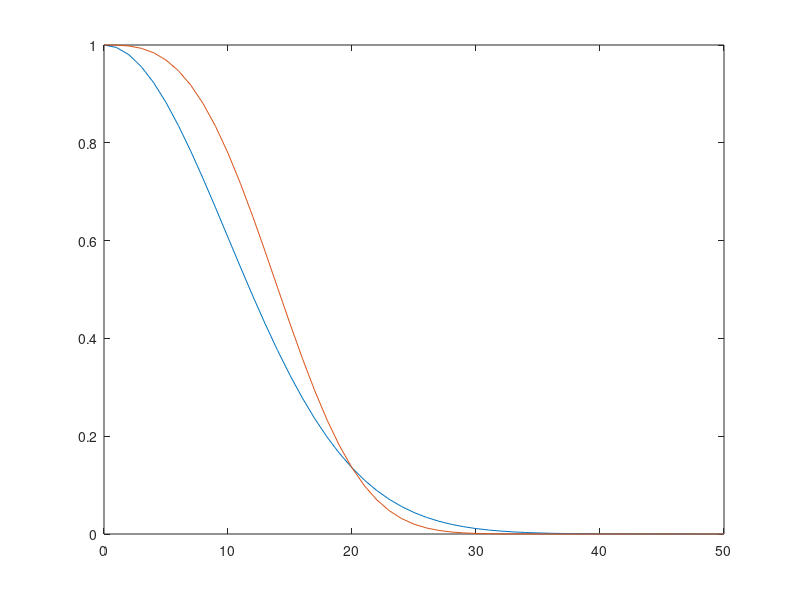

The MATLAB source for this figure:
% a=0.005, x^2
% a=0.0002, abs(x)^3
% a=0.0001, x^4

a = 0.005;
b = 0.00025;
xs = 0:50;
ys2 = zeros(length(xs), 1);
ys3 = zeros(length(xs), 1);
for i = 1:length(xs)
    ys2(i) = exp(-a*abs(xs(i))^2);
    ys3(i) = exp(-b*abs(xs(i))^3);
end
plot(xs, ys2);
hold on;
plot(xs, ys3);
hold off;